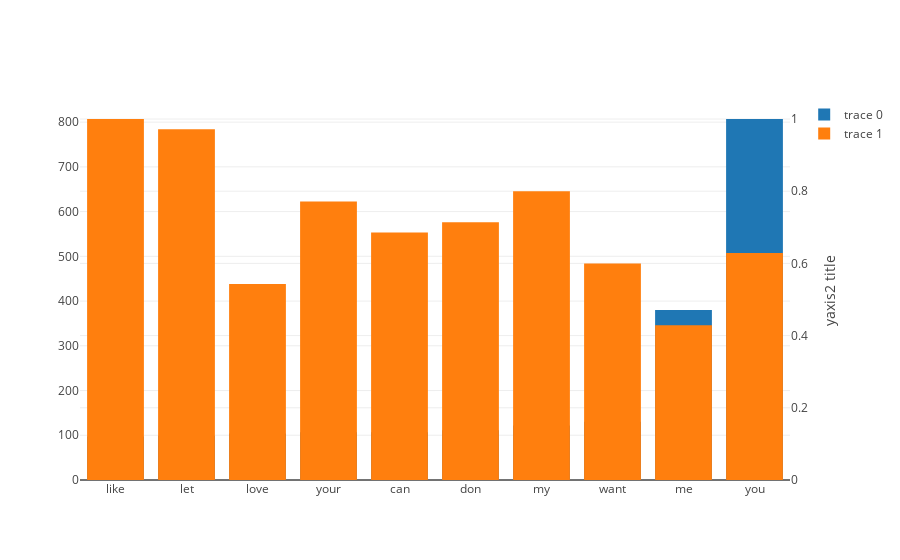

Write notebook code for a chart like this one.
### Code cell
top_words = freq.sum().nlargest(10).index.values
freq_top_words = ((freq.loc[:, top_words] > 0).sum() / len(freq))

from plotly import graph_objs as go
import plotly.offline as py
py.init_notebook_mode(connected=True)
x = freq.sum().nlargest(10).index[::-1]
bars = [
    go.Bar(x=x, y=freq.sum().nlargest(10).values[::-1]),
    go.Bar(x=x, y=freq_top_words.values, yaxis='y2')
]
layout = go.Layout(
    yaxis2=dict(
        title="yaxis2 title",
        anchor="free",
        overlaying="y",
        side="right",
        position=1
    ),
)
fig = go.Figure(data=bars, layout=layout)
py.iplot(fig)

### Figure 1 — Plotly figure (JSON) as saved in the notebook; plotly's stock layout.template omitted (floating-point values rounded to 4 significant figures)
{"data": [{"type": "bar", "uid": "43ba102e-81ed-43ff-bfc0-49b7a914dad3", "x": ["like", "let", "love", "your", "can", "don", "my", "want", "me", "you"], "y": [97, 99, 104, 107, 107, 111, 122, 130, 380, 807]}, {"type": "bar", "uid": "fe455f7f-56e8-4680-b9db-58ee08f7f967", "x": ["like", "let", "love", "your", "can", "don", "my", "want", "me", "you"], "y": [1, 0.9714, 0.5429, 0.7714, 0.6857, 0.7143, 0.8, 0.6, 0.4286, 0.6286], "yaxis": "y2"}], "layout": {"yaxis2": {"anchor": "free", "overlaying": "y", "position": 1, "side": "right", "title": {"text": "yaxis2 title"}}}}
